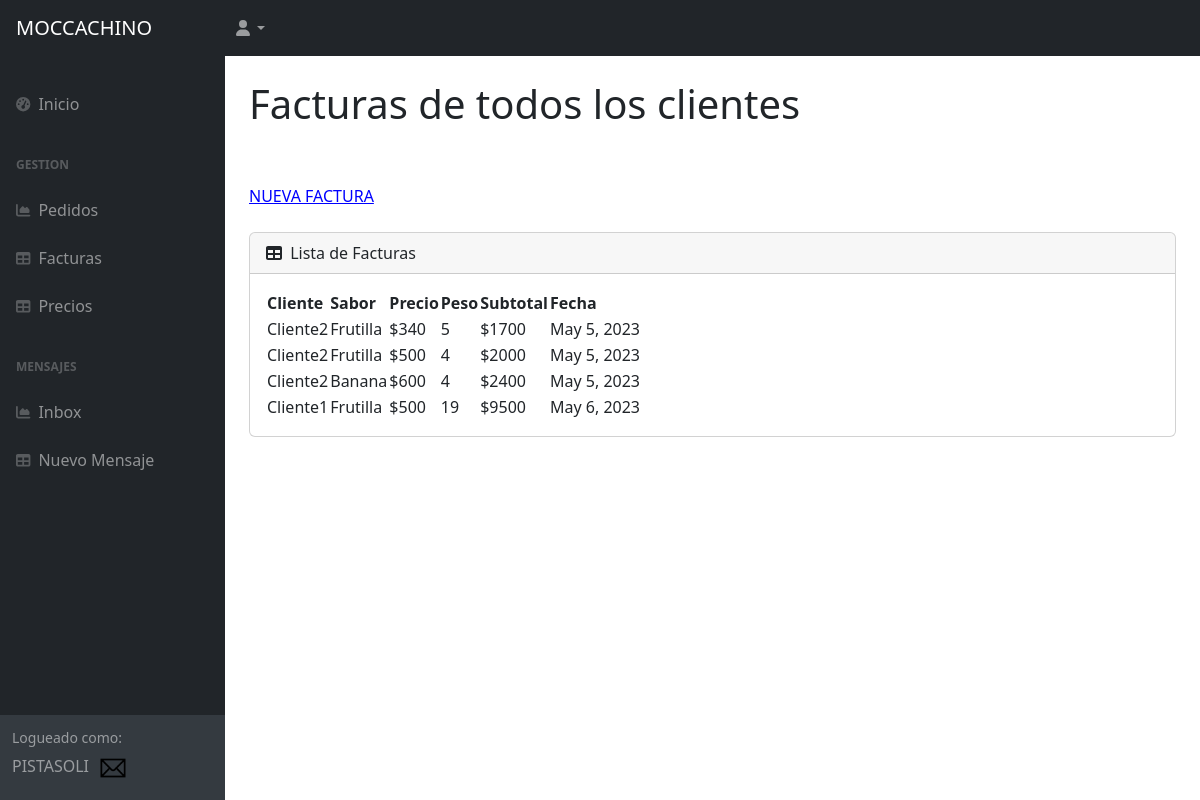
The page /AppClientes/facturas_por_cliente/ (signed in) on the database as committed earlier.
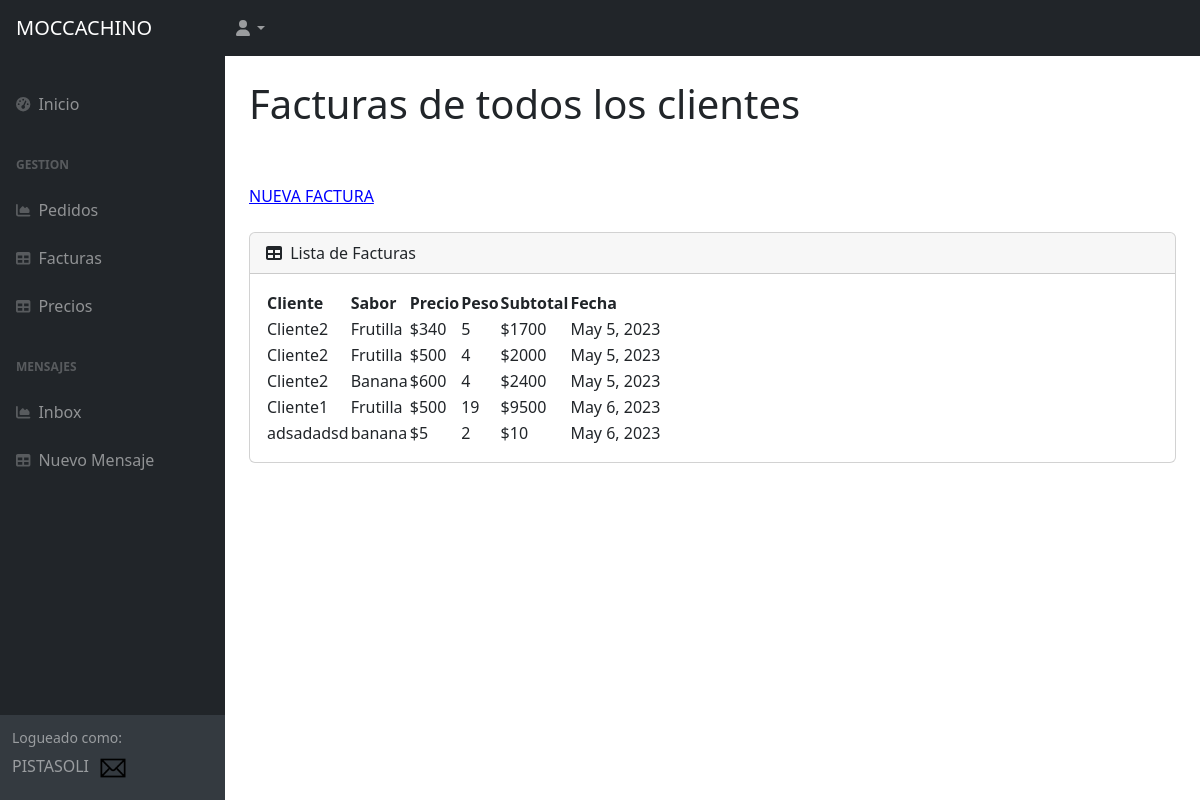
The same page on the database as committed later.
### AppClientes/models.py (models this page shows, shortened)
class Factura(models.Model):
    cliente = models.CharField(max_length=50)
    sabor = models.CharField(max_length=50)
    precio = models.IntegerField()
    peso = models.IntegerField()
    fecha = models.DateField(default=datetime.date.today)
    @property
    def subtotal(self):
        return self.precio * self.peso

### AppClientes/views.py (the view)
# urls.py: path('facturas_por_cliente/', vista_superFactura, name="facturas_por_cliente"),
@login_required
def vista_superFactura (request):
    if request.user.is_superuser:
        facturas = Factura.objects.all()
        context= {"facturas": facturas, "avatar":verAvatar(request)}
        return render(request, "AppClientes/facturas.html", context)
    else:
        varCliente = request.user
        facturas = Factura.objects.filter(cliente=varCliente)
        context= {"facturas": facturas, "avatar":verAvatar(request)}
        return render(request, "AppClientes/facturas_por_cliente.html", context)

### AppClientes/views.py (called while the page is built)
def verAvatar(request):
    avatares=Avatar.objects.filter(user=request.user.id)
    if len(avatares)!=0:
        return avatares[0].imagen.url
    else:
        return "/media/avatars/favicon.ico"

### AppClientes/templates/AppClientes/facturas.html
{% extends 'AppClientes/padre.html' %}
{% load static %}
            {% block contenido %}
            <div id="layoutSidenav_content">
                <main>
                    <div class="container-fluid px-4">
                        <h1 class="mt-4">Facturas de todos los clientes</h1>
                        <br>
                        <br>
                            <a style="color: blue;" href="{% url 'facturasagregar' %}">NUEVA FACTURA</a>
                            <br>
                            <br>
                        <div class="card mb-4">
                            <div class="card-header">
                                <i class="fas fa-table me-1"></i>
                                Lista de Facturas
                            </div>
                            <div class="card-body">
                                <table id="datatablesSimple">
                                    <thead>
                                        <tr>
                                            <th>Cliente</th>
                                            <th>Sabor</th>
                                            <th>Precio</th>
                                            <th>Peso</th>
                                            <th>Subtotal</th>
                                            <th>Fecha</th>
                                        </tr>
                                    </thead>
                                    <tbody>
                                        {% for factura in facturas %}
                                        <tr>
                                            <td>{{ factura.cliente }}</td>
                                            <td>{{ factura.sabor }}</td>
                                            <td>${{ factura.precio }}</td>
                                            <td>{{ factura.peso }}</td>
                                            <td>${{ factura.subtotal }}</td>
                                            <td>{{ factura.fecha }}</td>
                                        </tr>
                                        {% endfor %}
                                    </tbody>
                                </table>
                            </div>
                        </div>
                    </div>
                </main>
                {% endblock %}

Rows that differ between the two databases and show on the page:
added Factura: cliente "adsadadsd", sabor "banana", precio "5", peso "2", subtotal "10", fecha "May 6, 2023"
